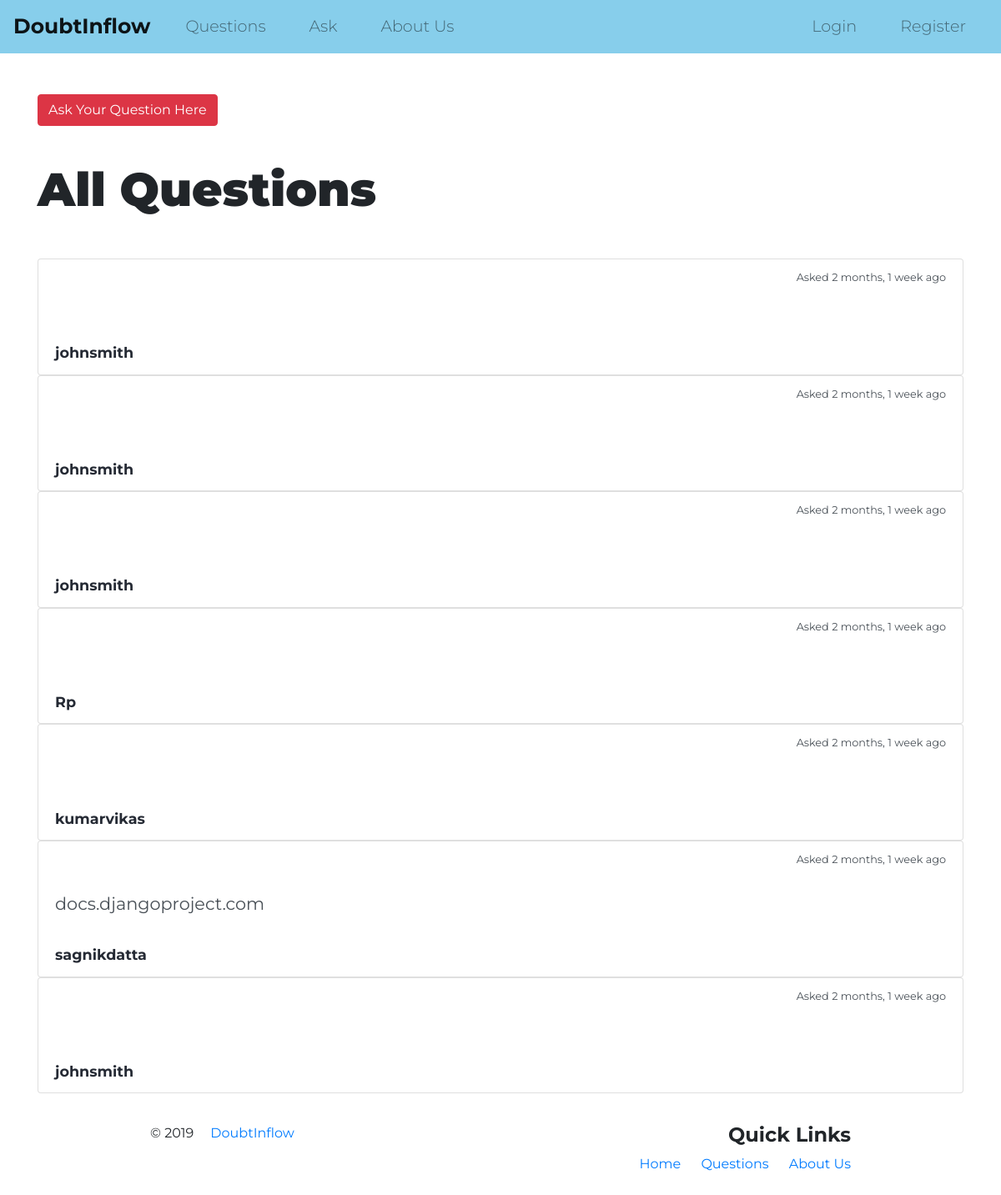
/questions/, run on an earlier commit of the app's database.
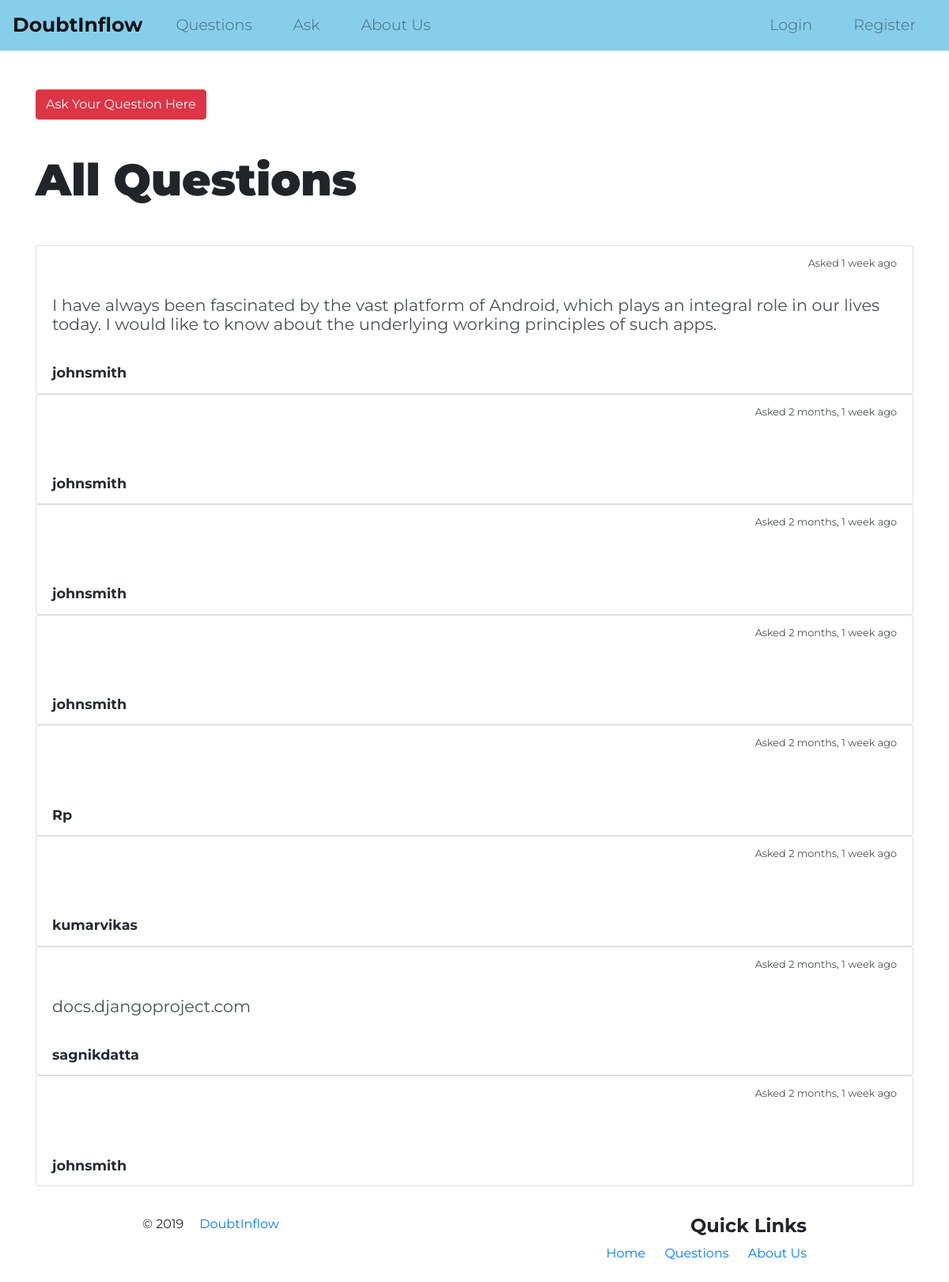
And on a later commit of the database.
### questions/models.py (models this page shows, shortened)
class Question(models.Model):
    user = models.ForeignKey(User, on_delete=models.CASCADE)
    question = models.CharField(max_length=256, verbose_name="question")
    details = models.TextField(blank=True)
    created = models.DateTimeField(auto_now_add=True)
    def get_absolute_url(self):
        return reverse("questions:question_detail", kwargs={'pk': self.pk})
    class Meta:
        ordering = ['-created']

### accounts/models.py (models this page shows, shortened)
class User(AbstractUser):
        username = models.CharField(max_length=256, unique=True, blank=False,
                                validators=[
                                        RegexValidator(
                                        regex = USERNAME_REGEX,
                                        message = 'Username can be Alpahnumeric and contain only @,#,$',
                                        code='invalid_username'
                                        )]
                                )
        first_name = models.CharField(max_length=256, blank=False,
                                  validators=[
                                        RegexValidator(
                                        regex = NAME_REGEX,
                                        message = 'Name must be Alphabetic',
                                        code='invalid_first_name'
                                        )]
                                )
        last_name = models.CharField(max_length=256, blank=False,
                                  validators=[
                                        RegexValidator(
                                        regex = NAME_REGEX,
                                        message = 'Name must be Alphabetic',
                                        code='invalid_last_name'
                                        )]
                                )
        email = models.EmailField(unique=True, blank=False)
        bio = models.CharField(max_length=512, blank=True)
        birth_date = models.DateField(null=True, blank=False)
        USERNAME_FIELD = 'email'
        REQUIRED_FIELDS = ['username']
        def get_absolute_url(self):
                return reverse("user_profile", kwargs={"username": self.username})

### questions/views.py (the view)
# urls.py: path('', QuestionListView.as_view(), name='question_list'),
class QuestionListView(ListView):
    context_object_name = 'questions'
    model = Question
    template_name = 'questions_list.html'

### questions/templates/questions/question_list.html (shortened to what this page needs)
{% extends "core/base.html" %}
{% block content %}
<a class="btn btn-danger ask-btn" href="{% url 'questions:question_ask' %}">Ask Your Question Here</a>
<h1 class="question-heading">All Questions</h1>
{% for question in questions %}
<div class="list-group">
  <div class="list-group-item list-group-item-action question-item">
    <div class="d-flex w-100 justify-content-between">
      <small>Asked {{ question.created|timesince }} ago</small>
    </div>
    <p class="mb-1 content">{{ question.details }}</p>
    <small>
      <b>
        <a class="author" href="{{question.user.get_absolute_url}}" >{{ question.user.username }}</a>
      </b>
    </small>
  </div>
</div>
{% endfor %}
{% endblock content %}

### core/templates/core/base.html (shortened to what this page needs)
{% load static %}
<!DOCTYPE html>
<html>
    <head>
        <link rel="stylesheet" href="https://stackpath.bootstrapcdn.com/bootstrap/4.4.1/css/bootstrap.min.css">
        <link rel="stylesheet" href="../../static/css/styles.css">
    </head>
    <body>
        {% include "core/navbar.html" %}
            <div class="container" style="padding-top: 80px;" >
                {% block content %}
                {% endblock content %}
            </div>
        {% include "core/footer.html" %}
</body>
</html>

### core/templates/core/navbar.html (shortened to what this page needs)
  <nav class="navbar navbar-expand-lg navbar-light fixed-top" style="background-color: #87ceeb;">
    <a class="navbar-brand" href="{% url 'home' %}">DoubtInflow</a>
    <div class="collapse navbar-collapse" id="navbarTogglerDemo01">
      <ul class="navbar-nav mr-auto">
        <li class="nav-item">
          <a class="nav-link" href="{% url 'questions:question_list' %}">Questions</a>
        </li>
        <li class="nav-item">
          <a class="nav-link" href="{% url 'questions:question_ask' %}">Ask</a>
        </li>
        <li class="nav-item">
          <a class="nav-link" href="{% url 'about' %}">About Us</a>
        </li>
      </ul>
      <ul class="navbar-nav ml-auto">
        {% if request.user.is_authenticated %}
        <li class="nav-item">
          <a class="nav-link" href="{{user.get_absolute_url}}" style="font-weight: bold;"><i class="fas fa-user"></i> &nbsp {{user.username}}</a>
        </li>
        <li class="nav-item">
          <a class="nav-link" href="{% url 'logout' %}">Logout</a>
        </li>
        {% else %}
        <li class="nav-item">
          <a class="nav-link" href="{% url 'login' %}">Login</a>
        </li>
        <li class="nav-item">
          <a class="nav-link" href="{% url 'register' %}">Register</a>
        </li>
        {% endif %}
      </ul>
    </div>
  </nav>

### core/templates/core/footer.html
<footer class="footer">
    <div class="container-fluid">
        <div class="row">
            <div class="col-md-6">
                <p>© 2019<a class="footer-link" href="{% url 'home' %}">DoubtInflow</a></p>
            </div>
            <div class="col-md-6 footer-col">
                <h4><strong>Quick Links</strong></h4>
                <a class="footer-link" href="{% url 'home' %}">Home </a>
                <a class="footer-link" href="{% url 'questions:question_list' %}">Questions</a>
                <a class="footer-link" href="{% url 'about' %}">About Us</a>
            </div>
        </div>
    </div>
</footer>
<br>

### core/static/css/styles.css (style rules this page uses)
body { font-family: "Montserrat"; }
h1 { font-size: 3.5rem; font-weight: 900; line-height: 1.5; }
.container-fluid { padding: 3% 15% 5%; }
.navbar-brand { font-weight: bold; font-size: 25px; }
.navbar { margin: 0 0 4.5rem; }
.nav-item { padding: 0 18px; }
.nav-link { font-size: 1.2rem; font-family: "Montserrat"; font-weight: 300; }
.footer-link { padding-left: 20px; }
.footer-col { text-align: right; }
.ask-btn { margin: 3% 0; }
.question-heading { padding-bottom: 3%; }
.content { font-size: 1.3rem; line-height: 1.5rem; padding: 3% 0; }
.author { color: #252a34; font-size: 1.1rem; }

What changed in the data, as far as the page shows it:
added Question: created "1 week", details "I have always been fascinated by the vast platform of Android, which plays an integral role in our lives today. I would like to know about the underlying working principles of such apps.", user.username "johnsmith"
